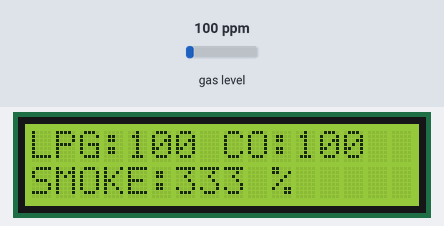
Bench run of a sketch on a simulated Arduino Uno, built with avr-gcc and run on an emulated ATmega328P. Parts: 16×2 character LCD. Inputs (shaded band) come from the test bench; at power-on: gas level 100 ppm.

Above: at 1.7 s.
1.8 s: gas level set to 20 ppm
At 3.8 s:
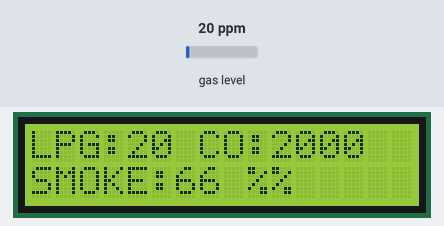
4.1 s: gas level set to 250 ppm
At 5.8 s:
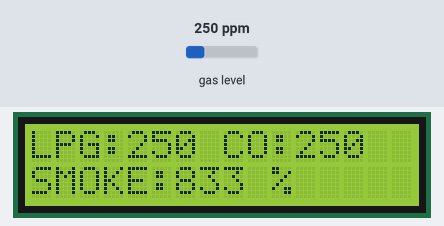
6.1 s: gas level set to 500 ppm
At 7.2 s:
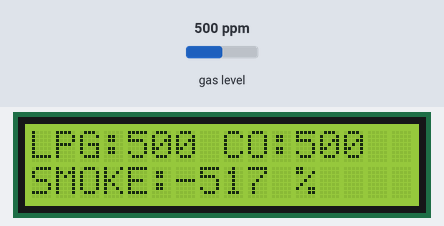
Timing chart, 0 to 9.1 s (numbered marks = the images above; inputs shaded):
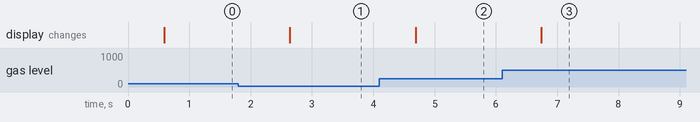

The sketch:

gasdetector.ino
```cpp
  #include <MQ2.h>
  #include <Wire.h>
  #include <LiquidCrystal_I2C.h>
  //I2C pins declaration
  LiquidCrystal_I2C lcd(0x27, 16, 2);
int Analog_Input = A0;
int lpg, co, smoke;

MQ2 mq2(Analog_Input);

void setup(){
  Serial.begin(9600);
  lcd.begin();//Defining 16 columns and 2 rows of lcd display
  lcd.backlight();
  mq2.begin();
}
void loop(){
  float* values= mq2.read(true); //set it false if you don't want to print the values in the Serial
//  lpg = values[0];
  lpg = mq2.readLPG();
//  co = values[1];
  co = mq2.readCO();
//  smoke = values[2];
  smoke = mq2.readSmoke();
  lcd.setCursor(0,0);
  lcd.print("LPG:");
  lcd.print(lpg);
  lcd.print(" CO:");
  lcd.print(co);
  lcd.setCursor(0,1);
  lcd.print("SMOKE:");
  lcd.print((co*100)/30);
  lcd.print(" %");
  delay(1000);
}
```

Measured:
- after the input at 1.8 s, the display: changes after 0.84 s (image 1)
- after the input at 4.1 s, the display: changes after 0.59 s (image 2)
- after the input at 6.1 s, the display: changes after 0.64 s (image 3)
